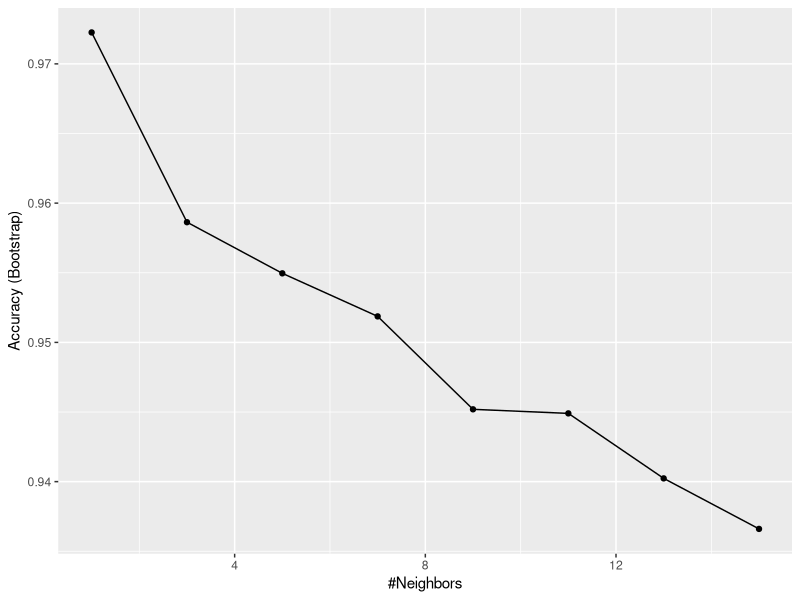
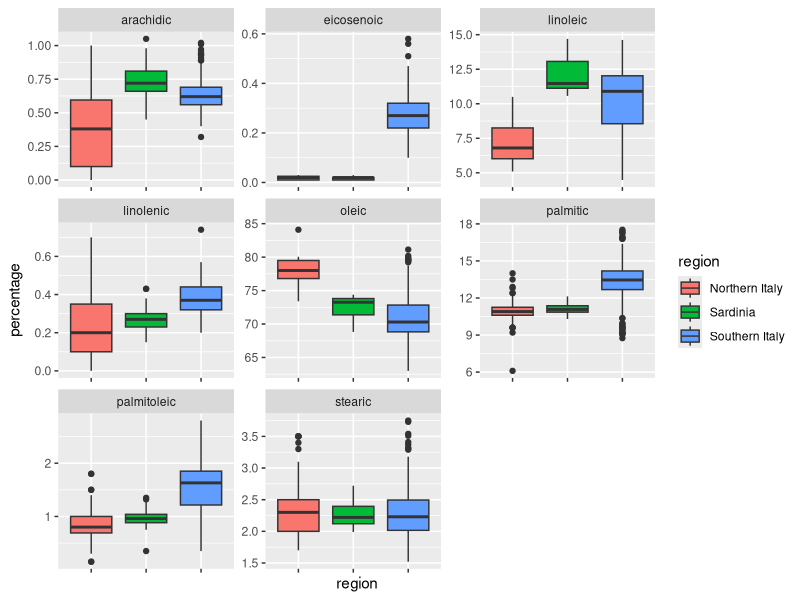
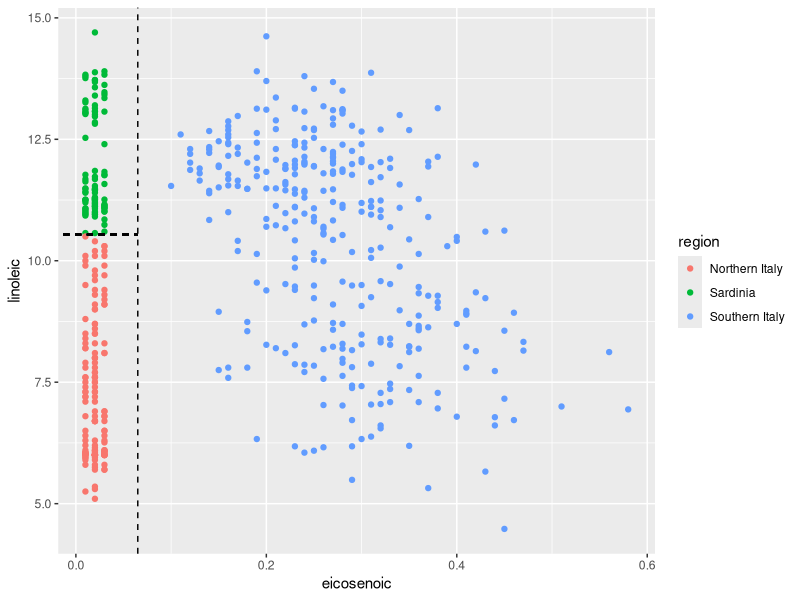
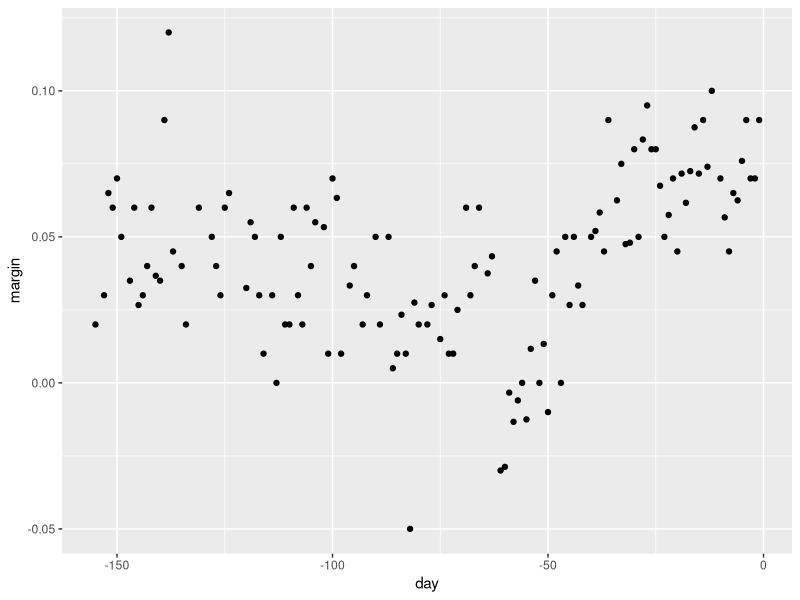
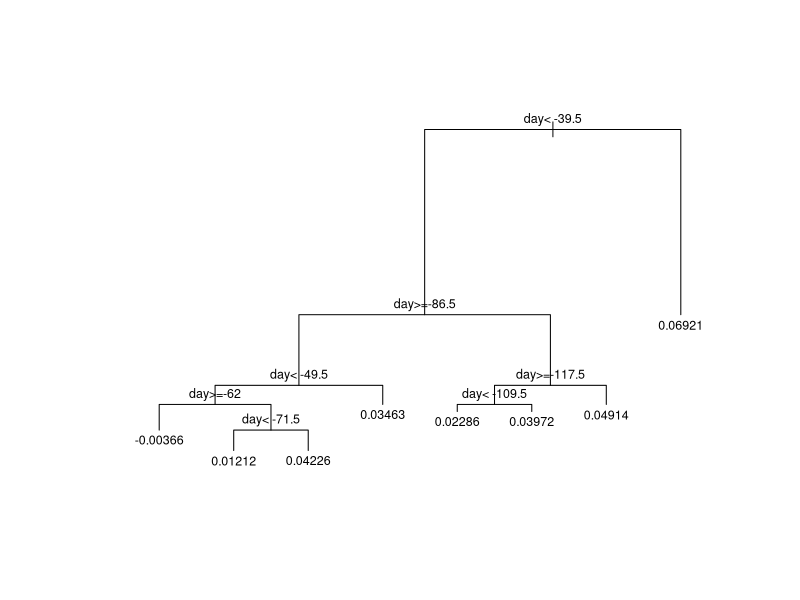
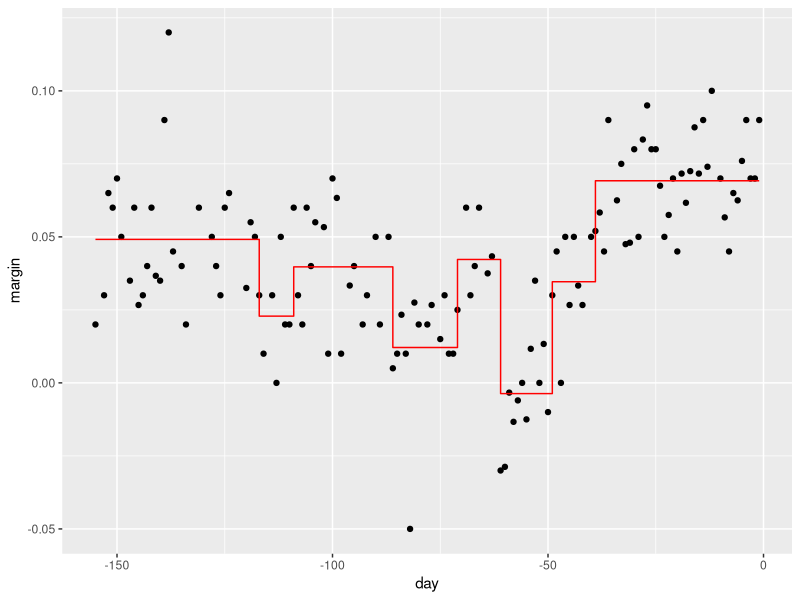
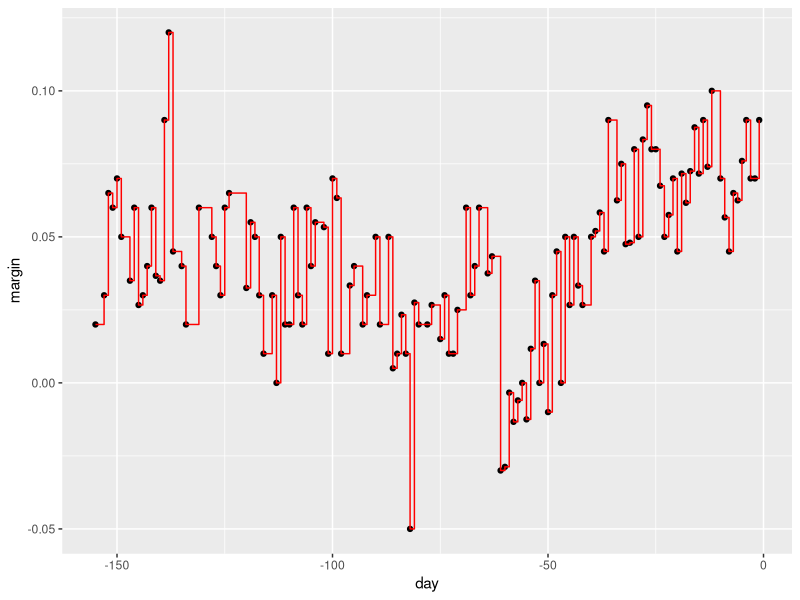
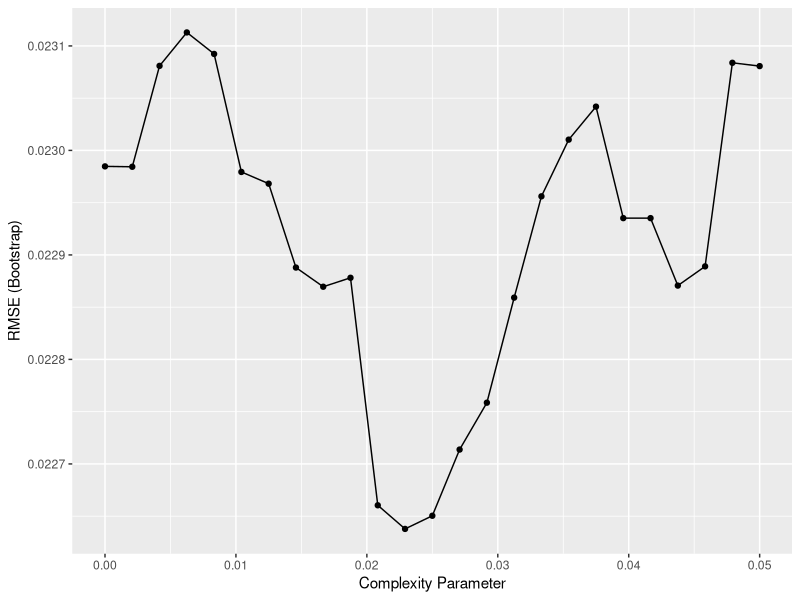

Source code (R) for these figures, in order: (Note: this script raises an error after producing the figures.)
# Load data
library(tidyverse)
library(dslabs)
data("olive")
olive %>% as_tibble()
table(olive$region)
olive <- select(olive, -area)

# Predict region using KNN
library(caret)
fit <- train(region ~ .,  method = "knn", 
             tuneGrid = data.frame(k = seq(1, 15, 2)), 
             data = olive)
ggplot(fit)

# Plot distribution of each predictor stratified by region
olive %>% gather(fatty_acid, percentage, -region) %>%
  ggplot(aes(region, percentage, fill = region)) +
  geom_boxplot() +
  facet_wrap(~fatty_acid, scales = "free") +
  theme(axis.text.x = element_blank())

# plot values for eicosenoic and linoleic
p <- olive %>% 
  ggplot(aes(eicosenoic, linoleic, color = region)) + 
  geom_point()
p + geom_vline(xintercept = 0.065, lty = 2) + 
  geom_segment(x = -0.2, y = 10.54, xend = 0.065, yend = 10.54, color = "black", lty = 2)

# load data for regression tree
data("polls_2008")
qplot(day, margin, data = polls_2008)

library(rpart)
fit <- rpart(margin ~ ., data = polls_2008)

# visualize the splits 
plot(fit, margin = 0.1)
text(fit, cex = 0.75)
polls_2008 %>% 
  mutate(y_hat = predict(fit)) %>% 
  ggplot() +
  geom_point(aes(day, margin)) +
  geom_step(aes(day, y_hat), col="red")

# change parameters
fit <- rpart(margin ~ ., data = polls_2008, control = rpart.control(cp = 0, minsplit = 2))
polls_2008 %>% 
  mutate(y_hat = predict(fit)) %>% 
  ggplot() +
  geom_point(aes(day, margin)) +
  geom_step(aes(day, y_hat), col="red")

# use cross validation to choose cp
library(caret)
train_rpart <- train(margin ~ ., method = "rpart", tuneGrid = data.frame(cp = seq(0, 0.05, len = 25)), data = polls_2008)
ggplot(train_rpart)

# access the final model and plot it
plot(train_rpart$finalModel, margin = 0.1)
text(train_rpart$finalModel, cex = 0.75)
polls_2008 %>% 
  mutate(y_hat = predict(train_rpart)) %>% 
  ggplot() +
  geom_point(aes(day, margin)) +
  geom_step(aes(day, y_hat), col="red")

# prune the tree 
pruned_fit <- prune(fit, cp = 0.01)

### Classification (decision) trees
# fit a classification tree and plot it
library(dslabs)
data("mnist_27")

train_rpart <- train(y ~ .,
                     method = "rpart",
                     tuneGrid = data.frame(cp = seq(0.0, 0.1, len = 25)),
                     data = mnist_27$train)
plot(train_rpart)

# compute accuracy
confusionMatrix(predict(train_rpart, mnist_27$test), mnist_27$test$y)$overall["Accuracy"]

### Random Forests
library(randomForest)
fit <- randomForest(margin~., data = polls_2008) 
plot(fit)

polls_2008 %>%
  mutate(y_hat = predict(fit, newdata = polls_2008)) %>% 
  ggplot() +
  geom_point(aes(day, margin)) +
  geom_line(aes(day, y_hat), col="red")

library(randomForest)
train_rf <- randomForest(y ~ ., data=mnist_27$train)
confusionMatrix(predict(train_rf, mnist_27$test), mnist_27$test$y)$overall["Accuracy"]

# use cross validation to choose parameter
train_rf_2 <- train(y ~ .,
                    method = "Rborist",
                    tuneGrid = data.frame(predFixed = 2, minNode = c(3, 50)),
                    data = mnist_27$train)
confusionMatrix(predict(train_rf_2, mnist_27$test), mnist_27$test$y)$overall["Accuracy"]
